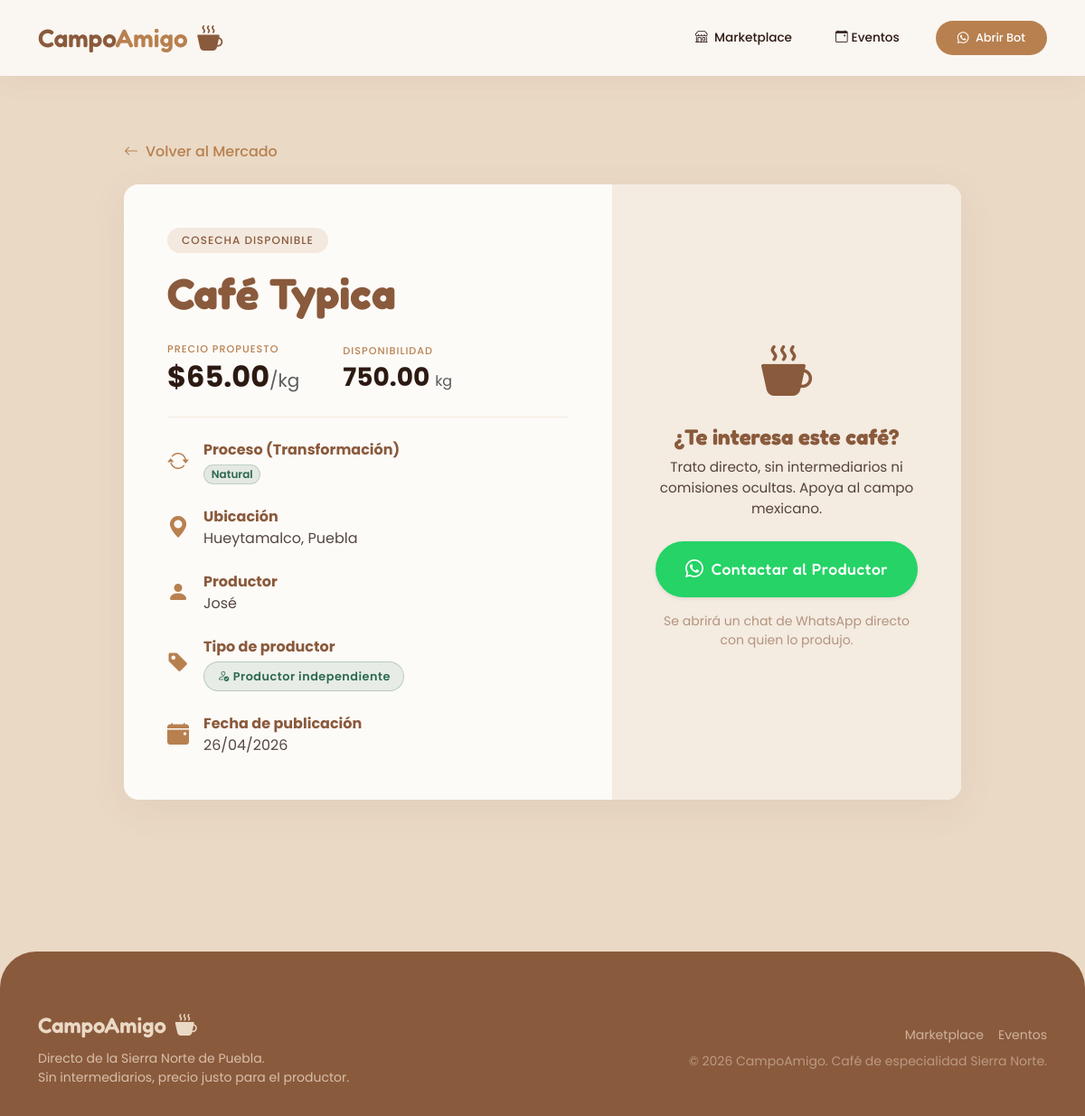
Page /cosecha/28/ on the committed database.
### core/models.py (models this page shows, shortened)
class Cosecha(models.Model):
    PROCESOS = [
        ('sin_procesar', 'Sin procesar'),
        ('lavado', 'Lavado'),
        ('natural', 'Natural'),
        ('honey', 'Honey'),
        ('anerobic', 'Fermentación Anaeróbica'),
    ]
    agricultor = models.ForeignKey(Agricultor, on_delete=models.CASCADE)
    cultivo = models.ForeignKey(Cultivo, on_delete=models.CASCADE)
    cantidad_kg = models.DecimalField(max_digits=10, decimal_places=2)
    precio_propuesto = models.DecimalField(max_digits=8, decimal_places=2)
    municipio = models.ForeignKey(Municipio, on_delete=models.SET_NULL, null=True)
    disponible = models.BooleanField(default=True)
    fecha = models.DateTimeField(auto_now_add=True)
    proceso = models.CharField(max_length=20, choices=PROCESOS, default='sin_procesar')

class Cultivo(models.Model):
    nombre = models.CharField(max_length=100)
    descripcion = models.TextField(blank=True)

class Municipio(models.Model):
    nombre = models.CharField(max_length=100)
    estado = models.CharField(max_length=50, default='Puebla')

class Agricultor(models.Model):
    nombre = models.CharField(max_length=100, blank=True)
    telefono = models.CharField(max_length=20, unique=True)
    marca = models.CharField(max_length=100, blank=True, null=True)
    municipio = models.ForeignKey(Municipio, on_delete=models.SET_NULL, null=True, blank=True)
    cultivo_principal = models.ForeignKey(Cultivo, on_delete=models.SET_NULL, null=True, blank=True)
    fecha_registro = models.DateTimeField(auto_now_add=True)

### core/views.py (the view)
# urls.py: path('cosecha/<int:pk>/', views.detalle_cosecha, name='detalle_cosecha'),
def detalle_cosecha(request, pk):
    cosecha = get_object_or_404(Cosecha, pk=pk)
    return render(request, 'core/detalle.html', {'cosecha': cosecha})

### core/templates/core/detalle.html (shortened to what this page needs)
{% extends 'core/base.html' %}
{% block content %}
<div class="row justify-content-center py-4">
    <div class="col-lg-10">
        <a href="/" class="text-decoration-none fw-medium mb-4 d-inline-flex align-items-center btn-volver">
            <i class="bi bi-arrow-left me-2"></i> Volver al Mercado
        </a>
        <div class="card border-0 soft-shadow rounded-4 overflow-hidden" style="background-color: var(--card-bg);">
            <div class="row g-0">
                <div class="col-md-7 p-4 p-lg-5">
                    <span class="badge rounded-pill mb-3 px-3 py-2" style="background-color: rgba(184, 128, 79, 0.15); color: var(--primary); font-weight: 500; letter-spacing: 1px;">
                        COSECHA DISPONIBLE
                    </span>
                    <h1 class="display-5 fw-bold mb-4" style="color: var(--primary); font-family: 'Fredoka', sans-serif;">
                        {{ cosecha.cultivo.nombre }}
                    </h1>
                    <div class="d-flex align-items-center mb-4 pb-4 border-bottom border-light">
                        <div class="text-start me-5">
                            <small class="text-uppercase fw-medium d-block mb-1" style="color: var(--accent); font-size: 0.7rem; letter-spacing: 1px;">Precio Propuesto</small>
                            <span class="h2 fw-bold mb-0" style="color: var(--text-dark);">
                                ${{ cosecha.precio_propuesto }}<span class="fs-5 text-muted fw-normal">/kg</span>
                            </span>
                        </div>
                        <div class="text-start">
                            <small class="text-uppercase fw-medium d-block mb-1" style="color: var(--accent); font-size: 0.7rem; letter-spacing: 1px;">Disponibilidad</small>
                            <span class="h3 fw-bold mb-0" style="color: var(--text-dark);">
                                {{ cosecha.cantidad_kg }} <span class="fs-6 text-muted fw-normal">kg</span>
                            </span>
                        </div>
                    </div>
                    <ul class="list-unstyled mb-0">
                        {% if "Cáscara" in cosecha.cultivo.nombre or "Abono" in cosecha.cultivo.nombre or "Pulpa" in cosecha.cultivo.nombre %}
                        <li class="d-flex align-items-center mb-4">
                            <div class="me-3" style="color: #856404;"><i class="bi bi-recycle fs-4"></i></div>
                            <div>
                                <strong class="d-block" style="color: var(--primary);">Impacto Ambiental</strong>
                                <span class="badge rounded-pill mt-1" style="background-color: rgba(220, 165, 32, 0.15); color: #856404; font-weight: 600; border: 1px solid rgba(220, 165, 32, 0.3);">
                                    Economía Circular
                                </span>
                            </div>
                        </li>
                        {% elif cosecha.proceso and cosecha.proceso != 'sin_procesar' %}
                        <li class="d-flex align-items-center mb-4">
                            <div class="me-3" style="color: var(--accent);"><i class="bi bi-arrow-repeat fs-4"></i></div>
                            <div>
                                <strong class="d-block" style="color: var(--primary);">Proceso (Transformación)</strong>
                                <span class="badge rounded-pill mt-1" style="background-color: rgba(45, 106, 79, 0.12); color: #2d6a4f; font-weight: 600; border: 1px solid rgba(45, 106, 79, 0.2);">
                                    {{ cosecha.get_proceso_display }}
                                </span>
                            </div>
                        </li>
                        {% endif %}
                        <li class="d-flex align-items-center mb-4">
                            <div class="me-3" style="color: var(--accent);"><i class="bi bi-geo-alt-fill fs-4"></i></div>
                            <div>
                                <strong class="d-block" style="color: var(--primary);">Ubicación</strong>
                                <span style="color: var(--text-dark); opacity: 0.8;">{{ cosecha.municipio.nombre }}, {{ cosecha.municipio.estado }}</span>
                            </div>
                        </li>
                        <li class="d-flex align-items-center mb-4">
                            <div class="me-3" style="color: var(--accent);"><i class="bi bi-person-fill fs-4"></i></div>
                            <div>
                                <strong class="d-block" style="color: var(--primary);">Productor</strong>
                                <span style="color: var(--text-dark); opacity: 0.8;">
                                    {% if cosecha.agricultor.nombre %}{{ cosecha.agricultor.nombre }}{% else %}Productor local{% endif %}
                                </span>
                            </div>
                        </li>
                        <li class="d-flex align-items-center mb-4">
                            <div class="me-3" style="color: var(--accent);"><i class="bi bi-tag-fill fs-4"></i></div>
                            <div>
                                <strong class="d-block mb-1" style="color: var(--primary);">Tipo de productor</strong>
                                {% if cosecha.agricultor.marca %}
                                    <span class="tipo-badge tipo-marca"><i class="bi bi-shop me-1"></i> Marca: {{ cosecha.agricultor.marca }}</span>
                                {% else %}
                                    <span class="tipo-badge tipo-independiente"><i class="bi bi-person-check me-1"></i> Productor independiente</span>
                                {% endif %}
                            </div>
                        </li>
                        <li class="d-flex align-items-center">
                            <div class="me-3" style="color: var(--accent);"><i class="bi bi-calendar-event-fill fs-4"></i></div>
                            <div>
                                <strong class="d-block" style="color: var(--primary);">Fecha de publicación</strong>
                                <span style="color: var(--text-dark); opacity: 0.8;">{{ cosecha.fecha|date:"d/m/Y" }}</span>
                            </div>
                        </li>
                    </ul>
                </div>
                <div class="col-md-5 d-flex align-items-center p-4 p-lg-5" style="background-color: #F4EBE1;">
                    <div class="text-center w-100">
                        <div class="mb-4">
                            <div class="mb-3" style="color: var(--primary);">
                                {% if "Cáscara" in cosecha.cultivo.nombre or "Abono" in cosecha.cultivo.nombre or "Pulpa" in cosecha.cultivo.nombre %}
                                    <i class="bi bi-recycle" style="font-size: 3.5rem; color: #856404;"></i>
                                {% else %}
                                    <i class="bi bi-cup-hot-fill" style="font-size: 3.5rem;"></i>
                                {% endif %}
                            </div>
                            <h3 class="h4 fw-bold mb-2" style="color: var(--primary); font-family: 'Fredoka', sans-serif;">
                                {% if "Cáscara" in cosecha.cultivo.nombre or "Abono" in cosecha.cultivo.nombre or "Pulpa" in cosecha.cultivo.nombre %}
                                    ¿Te interesa este producto?
                                {% else %}
                                    ¿Te interesa este café?
                                {% endif %}
                            </h3>
                            <p style="color: var(--text-dark); opacity: 0.8; font-size: 0.95rem;">
                                Trato directo, sin intermediarios ni comisiones ocultas. Apoya al campo mexicano.
                            </p>
                        </div>
                        <a href="https://wa.me/{{ cosecha.agricultor.telefono }}?text=Hola, vi tu cosecha de {{ cosecha.cultivo.nombre }} en CampoAmigo y me interesa"
                           class="btn btn-wa-contacto w-100 rounded-pill py-3 fw-medium shadow-sm d-inline-flex justify-content-center align-items-center"
                           style="font-family: 'Fredoka', sans-serif; font-size: 1.1rem;"
                           target="_blank">
                            <i class="bi bi-whatsapp me-2 fs-5"></i> Contactar al Productor
                        </a>
                        <p class="mt-3 mb-0 small" style="color: var(--primary); opacity: 0.6;">
                            Se abrirá un chat de WhatsApp directo con quien lo produjo.
                        </p>
                    </div>
                </div>
            </div>
        </div>
    </div>
</div>
{% endblock %}

### core/templates/core/base.html (style rules this page uses)
:root { --bg-base: #EAD9C5; --accent: #B8804F; --primary: #8A5A3C; --text-dark: #2C1A12; --card-bg: #FDFBF8; }
body { font-family: 'Poppins', sans-serif; background-color: var(--bg-base); color: var(--text-dark); -webkit-font-smoothing: antialiased; }
h1, h2, h3, h4, h5, h6, .navbar-brand { font-family: 'Fredoka', sans-serif; }
.soft-shadow { box-shadow: 0 10px 40px rgba(138, 90, 60, 0.08) !important; }

### core/templates/core/detalle.html (style rules this page uses)
.btn-volver { color: var(--accent); transition: color 0.2s, transform 0.2s; }
.border-light { border-color: rgba(184, 128, 79, 0.15) !important; }
.btn-wa-contacto { background-color: #25D366; color: white !important; transition: all 0.3s cubic-bezier(0.25, 0.8, 0.25, 1); border: none; letter-spacing: 0.5px; }
.tipo-badge { display: inline-flex; align-items: center; font-size: 0.8rem; font-weight: 600; padding: 0.35rem 0.9rem; border-radius: 50px; letter-spacing: 0.04em; }
.tipo-independiente { background-color: rgba(45, 106, 79, 0.1); color: #2d6a4f; border: 1px solid rgba(45, 106, 79, 0.25); }

### rows in the picture
Cosecha: cultivo.nombre "Café Typica", precio_propuesto "65.00", cantidad_kg "750.00", proceso "Natural", municipio.nombre "Hueytamalco", municipio.estado "Puebla", agricultor.nombre "José", fecha "26/04/2026"
